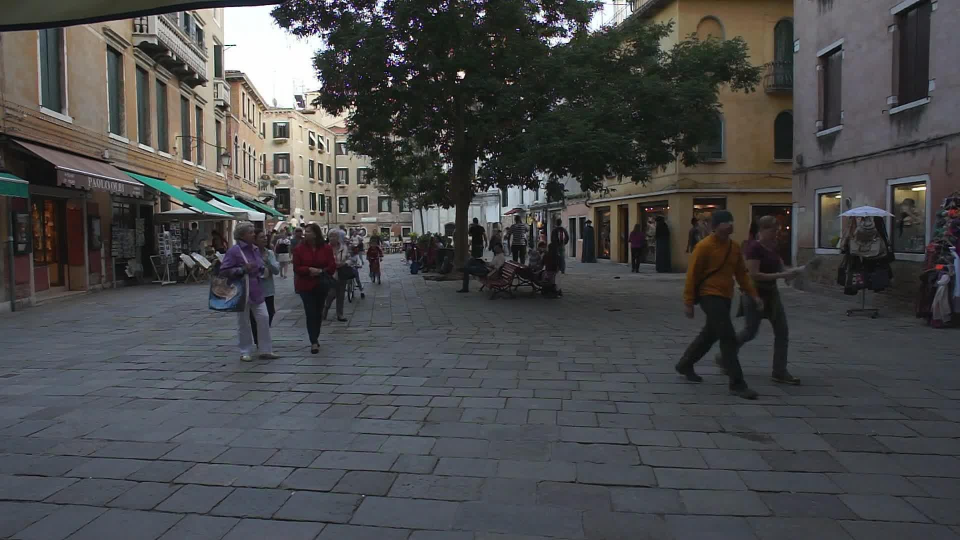
#> input picture train/STEP-ICCV21-02/000004.jpg, 1920 x 1080 px (shown at 1/2 size); its folder holds only this picture in this run
$ python svm.py
#> lines starting #> are read from the running program, lines starting #| are printed output that depends on the picture; after the words box and inside, x2 and y2 are one past the last pixel; in counts of white or black regions, pixels touching at a corner belong together
### tracker_svm.py
import math


class EuclideanDistTracker:
    def __init__(self):
        # Store the center positions of the objects
        self.center_points = {}
        # Keep the count of the IDs
        # each time a new object id detected, the count will increase by one
        self.id_count = 1


    def update(self, objects_rect):
        # Objects boxes and ids
        objects_bbs_ids = []

        # Get center point of new object
        for rect in objects_rect:
            #每次传入新的x,y,w,h
            x, y, w, h = rect
            cx = int((x + x + w) / 2)
            cy = int((y + y + h) / 2)

            #找到已经存在的点
            object_exist = False
            for object_id, pt in self.center_points.items():
                distance = math.hypot(cx - pt[0], cy - pt[1])

                #如果distance在30pixels内则为同一object
                if distance < 40:
                    self.center_points[object_id] = (cx,cy)
                    print(self.center_points)
                    objects_bbs_ids.append([x, y, w, h, object_id])
                    object_exist = True
                    break

            #如果distance大于30pixels，object变换
            if not object_exist:
                self.center_points[self.id_count] = (cx,cy)
                objects_bbs_ids.append ([x,y,w,h,self.id_count])
                self.id_count += 1

        self.update_center(objects_bbs_ids)
        return objects_bbs_ids


    def update_center(self,objects_bbs_ids):
        #通过center_point更新object_id
        new_center_points= {}
        for ori_obj_bbs_id in objects_bbs_ids:
            _ ,_ ,_ ,_ , object_id = ori_obj_bbs_id
            moving_center = self.center_points[object_id]
            new_center_points[object_id] = moving_center

        # 完成迭代
        self.center_points = new_center_points.copy()

### svm.py
import math
import cv2
import os
import numpy as np
import imutils
import matplotlib.pyplot as plt

from imutils.object_detection import non_max_suppression
# from collections import  deque
from _collections import  deque
from tracker_svm import *


#初始化追踪点的列表
trajectory_length = 64
# pts = deque(maxlen=mybuffer)
pts = [deque(maxlen=trajectory_length) for _ in range(1000)]

#定义颜色
cmap = plt.get_cmap('tab20')
colors = [cmap(i)[:3] for i in np.linspace(0, 1, num=20)]

# 进行追踪
# 这个函数通过获取同一物体不同时刻的boundingbox的坐标从而实现对其的追踪
Tracker = EuclideanDistTracker()


# Histogram of Oriented Gradients Detector
HOGCV = cv2.HOGDescriptor()
HOGCV.setSVMDetector(cv2.HOGDescriptor_getDefaultPeopleDetector())


# img_path = '/Users/chenhanxian/PycharmProjects/pythonProject/9517/svm+hog_new/train/STEP-ICCV21-09'
img_path = "./train/STEP-ICCV21-02/"
# img_path = '/Users/chenhanxian/PycharmProjects/pythonProject/9517/SVM+hog/test_img/'
output_path = './svm_output/'
# output_path = '/Users/chenhanxian/PycharmProjects/pythonProject/9517/SVM+hog_new/output/'


for filename in sorted(os.listdir(img_path)):

    # 用于存放boundingbox的起始点坐标、宽、高
    detections = []


    # loop over the image paths
    img = cv2.imread(img_path+'/'+filename)
#> img is the input picture: shape (1080, 1920, 3); mean B, G, R 74.7, 73.5, 72.8
    orig = img.copy()


    #######可以操作一下########
    img = imutils.resize(img, width=min(800, img.shape[1]))
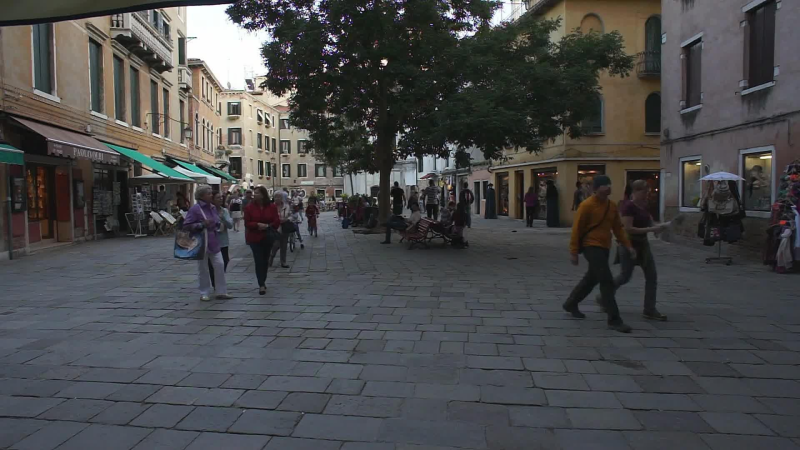
#> img: shape (450, 800, 3); mean B, G, R 74.7, 73.5, 72.8

    #使用Hog人形非类器
    hog = cv2.HOGDescriptor()
    hog.setSVMDetector(cv2.HOGDescriptor_getDefaultPeopleDetector())

    # detect people in the image
    (pedestrians, weights) = hog.detectMultiScale(img, winStride=(4, 4),
        padding=(8, 8), scale=1.05)
#> pedestrians = [[221, 155, 82, 165], [180, 182, 69, 138], [601, 162, 76, 151], [547, 151, 101, 201]]; weights = [1.6, 0.193, 0.349, 2.65]

    # draw the original bounding boxes

    # apply non-maxima suppression to the bounding boxes using a
    # fairly large overlap threshold to try to maintain overlapping
    # boxes that are still people
    pedestrians = np.array([[x, y, x + w, y + h] for (x, y, w, h) in pedestrians])
#> pedestrians = [[221, 155, 303, 320], [180, 182, 249, 320], [601, 162, 677, 313], [547, 151, 648, 352]]
    pick = non_max_suppression(pedestrians, probs=None, overlapThresh=0.5)
#> pick = [[547, 151, 648, 352], [180, 182, 249, 320], [221, 155, 303, 320]]

    #############################


    # draw the final bounding boxes
    for (xA, yA, xB, yB) in pick:

        #将预测的bounding boxes输入
        detections.append([xA, yA, xB, yB])
        # detections.append([xA, xB, yA, yB])

        # 物体追踪
        boxer_ids = Tracker.update(detections)  # 同一个物体会有相同的ID
        # print(boxer_ids)
        for box_id in boxer_ids:
            x, y, w, h, id = box_id
            cx = int((x + w) / 2)
            cy = int((y + h) / 2)
            print("circle")
            print((cx,cy))
            center = (cx,cy)

            #根据id记录行人行动轨迹
            pts[id].append(center)

            #根据id分配颜色
            color = colors[int(id)% len(colors)]
            color = [i * 255 for i in color]

            # cv2.putText(img, "Obj" + str(id), (x, y - 15), cv2.FONT_ITALIC, 0.7, (255, 0, 0), 2)
            cv2.rectangle(img, (x, y), (x + w, y + h), color, 2)  # 根据移动物体的轮廓添加boundingbox
            cv2.circle(img, (cx, cy), 5, color, -5)
            cv2.putText(img,"Pedestrians_" + str(id), (x, y - 15), cv2.LINE_AA, 0.6, (255, 255, 255), 2)
            # print(box_id)

            #打印行人行动轨迹
            for j in range(1, len(pts[id])):
                if pts[id][j-1] is None or pts[id][j] is None:
                    continue
                thickness = int(np.sqrt(trajectory_length/float(j+1))*2)
                cv2.line(img,(pts[id][j-1]),pts[id][j],color,thickness)
        cv2.imshow('Task1', img)
        cv2.waitKey(1)
#> this loop made 3 passes
#> (xA, yA, xB, yB) on passes 1, 3: (547, 151, 648, 352), (221, 155, 303, 320)
#> (xA, yA, xB, yB, boxer_ids) on pass 2: (180, 182, 249, 320, [[547, 151, 648, 352, 1], [180, 182, 249, 320, 2]])
#> (printed output is left out)
#> pass 1, `cv2.imshow('Task1', img)`:
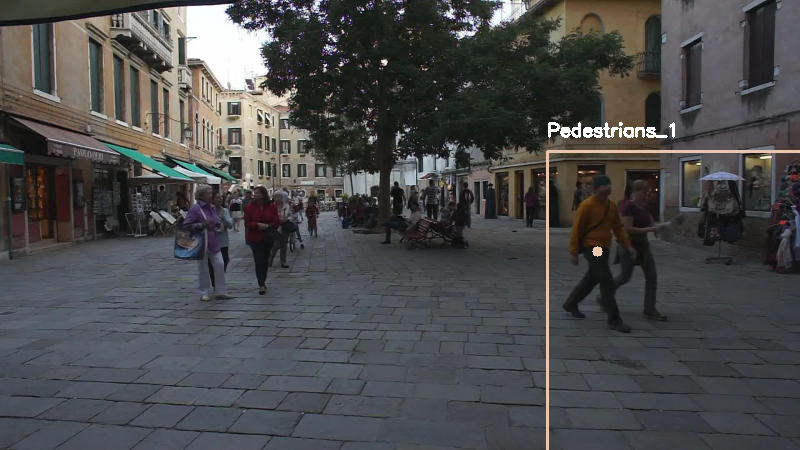
#> window 'Task1': shape (450, 800, 3); mean B, G, R 75.7, 74.7, 74.1
#> pass 2, `cv2.imshow('Task1', img)`:
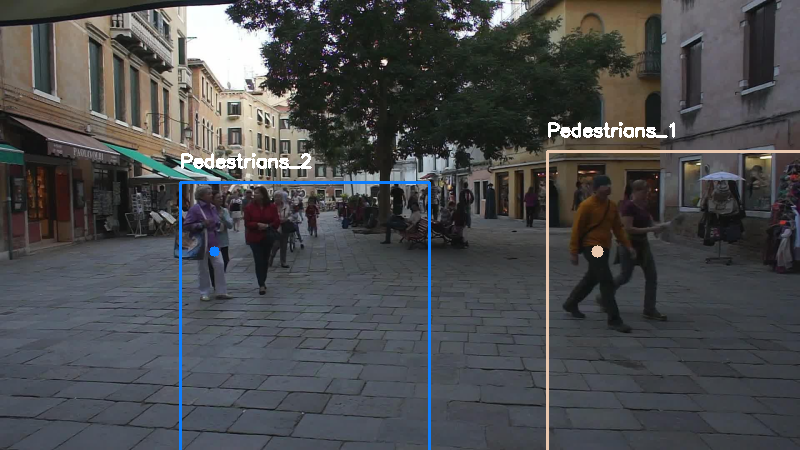
#> window 'Task1': shape (450, 800, 3); mean B, G, R 77.3, 75.3, 74
#> after the loop:
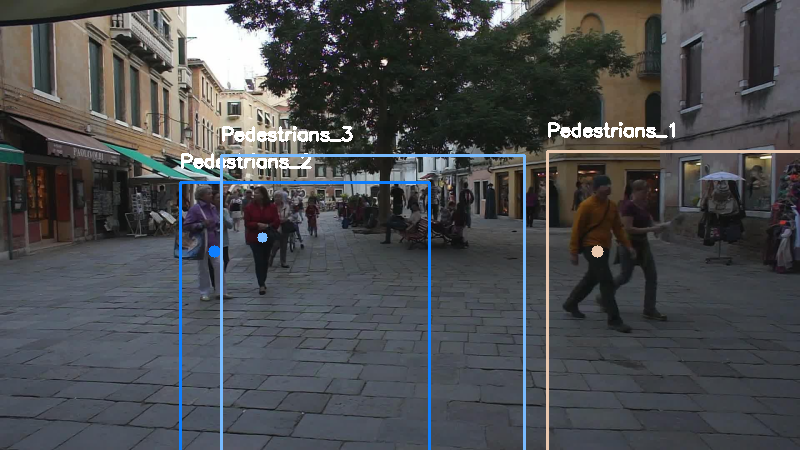
#> img: shape (450, 800, 3); 2.72% of pixels changed, all inside (x1, y1, x2, y2) = (179, 122, 800, 450)
#> after the loop, detections has the same summary as pick
    print("pts")
    print(pts)

    # save the output images
    cv2.imwrite(output_path + "/" + filename, img)

    # [4 lines of commented-out code are left out]

    print("detections")
    print(detections)

    # [12 lines of commented-out code are left out]
